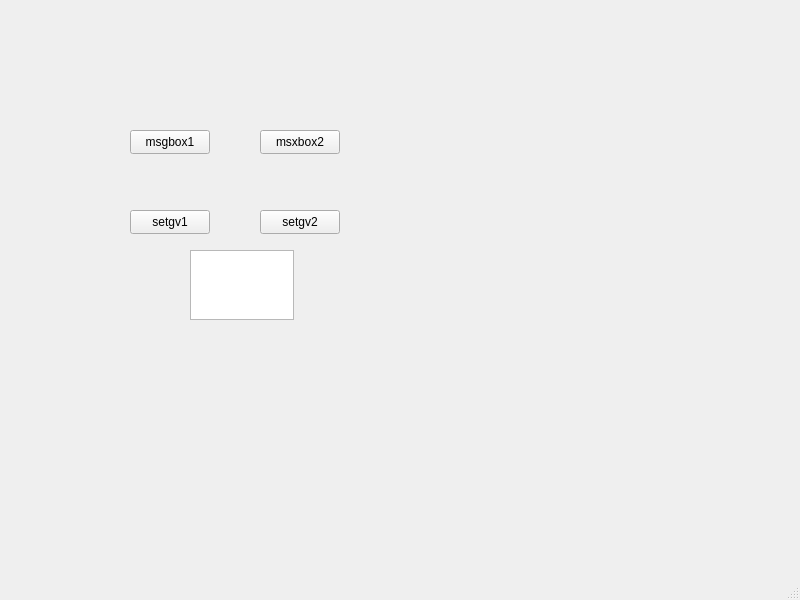
<?xml version="1.0" encoding="UTF-8"?>
<ui version="4.0">
 <class>MainWindow</class>
 <widget class="QMainWindow" name="MainWindow">
  <property name="geometry">
   <rect>
    <x>0</x>
    <y>0</y>
    <width>800</width>
    <height>600</height>
   </rect>
  </property>
  <property name="windowTitle">
   <string>MainWindow</string>
  </property>
  <widget class="QWidget" name="centralwidget">
   <widget class="QPushButton" name="pushButton">
    <property name="geometry">
     <rect>
      <x>130</x>
      <y>130</y>
      <width>80</width>
      <height>24</height>
     </rect>
    </property>
    <property name="text">
     <string>msgbox1</string>
    </property>
   </widget>
   <widget class="QPushButton" name="pushButton_2">
    <property name="geometry">
     <rect>
      <x>260</x>
      <y>130</y>
      <width>80</width>
      <height>24</height>
     </rect>
    </property>
    <property name="text">
     <string>msxbox2</string>
    </property>
   </widget>
   <widget class="QPushButton" name="pushButton_3">
    <property name="geometry">
     <rect>
      <x>130</x>
      <y>210</y>
      <width>80</width>
      <height>24</height>
     </rect>
    </property>
    <property name="text">
     <string>setgv1</string>
    </property>
   </widget>
   <widget class="QPushButton" name="pushButton_4">
    <property name="geometry">
     <rect>
      <x>260</x>
      <y>210</y>
      <width>80</width>
      <height>24</height>
     </rect>
    </property>
    <property name="text">
     <string>setgv2</string>
    </property>
   </widget>
   <widget class="QTextEdit" name="textEdit">
    <property name="geometry">
     <rect>
      <x>190</x>
      <y>250</y>
      <width>104</width>
      <height>70</height>
     </rect>
    </property>
   </widget>
  </widget>
  <widget class="QMenuBar" name="menubar">
   <property name="geometry">
    <rect>
     <x>0</x>
     <y>0</y>
     <width>800</width>
     <height>21</height>
    </rect>
   </property>
  </widget>
  <widget class="QStatusBar" name="statusbar"/>
 </widget>
 <resources/>
 <connections/>
</ui>
